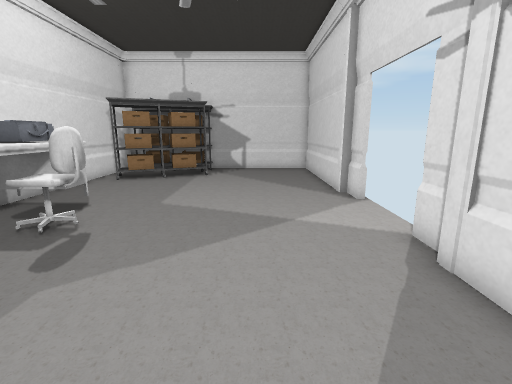
View 1 (above)

12 first-person views from a walk through a 3-D level made in the Unity game engine. The camera is 1.3 m above the floor, tilts 12° down and sees 85° across. The floor is counted in squares, 0.5 m on a side. Each view is taken from the middle of a square. On the plan, view 1 faces up. The plan holds only what a view shows up to about 19 squares ahead; the rest is blank. The place goes on beyond the plan. The player character is not drawn.

View 2
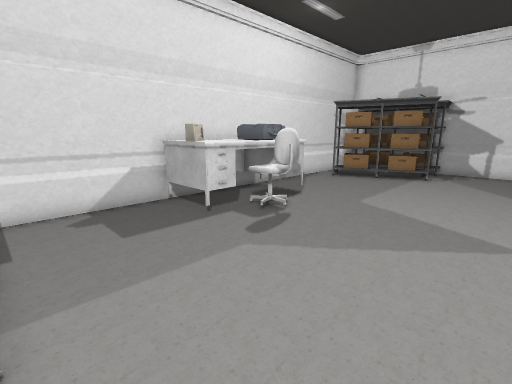

View 3
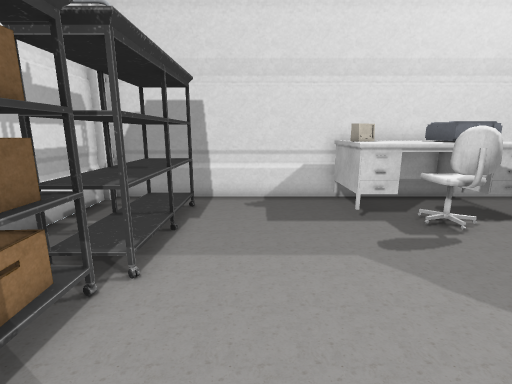

View 4
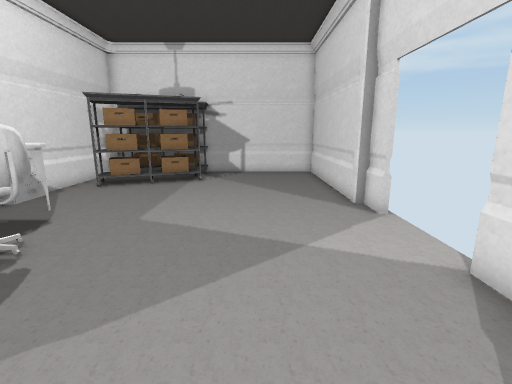

View 5
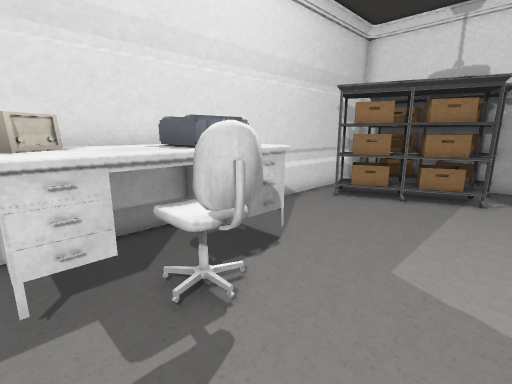

View 6
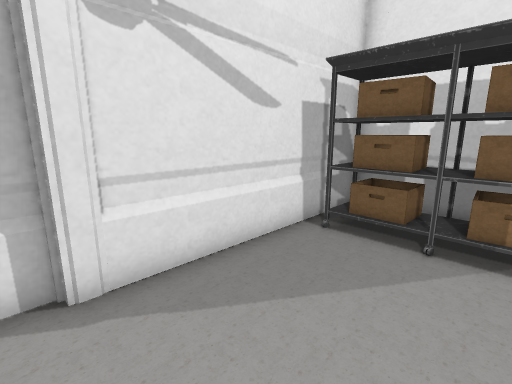

View 7
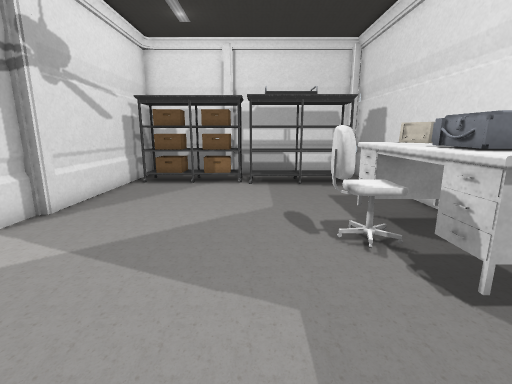

View 8
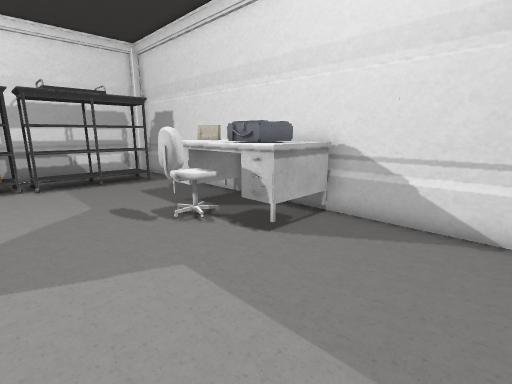

View 9
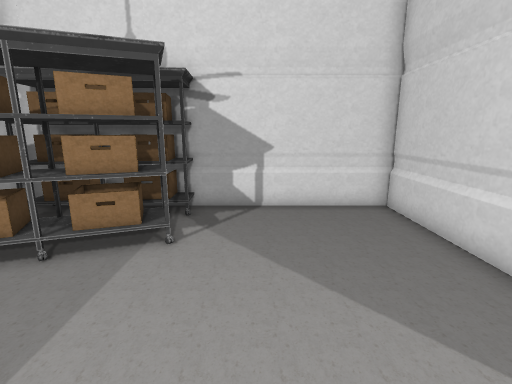

View 10
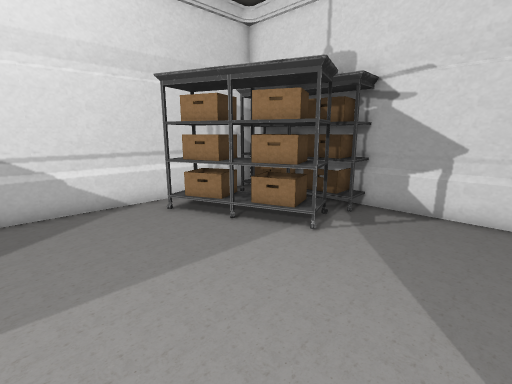

View 11
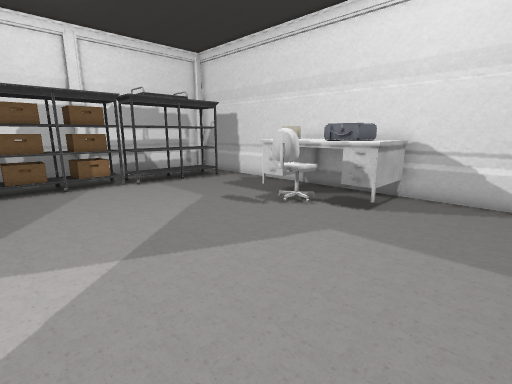

View 12
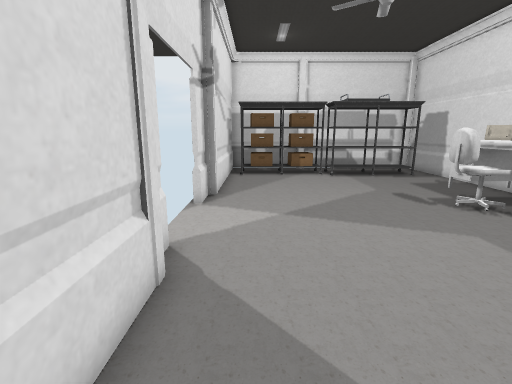

### Floor plan
Points are (right, up) in squares from view 1. A wall is a line through its corners. A room is listed if a view was taken in it or the views show most of it. See-through windows are left out.
Room 1 (views 1, 2, 3, 4, 5, 6, 7, 8, 9, 10, 11, 12)
walls: (4.1, 5.5) (4.1, 6.9); (4.1, 10.8) (4.1, 11.5); (3.8, 12.6) (3.8, 20.9) (-3.5, 20.9); (-9.3, 16.5) (-9.3, -3.5); (3.8, -3.4) (3.8, 4.6)
objects: other object (-8, -2) to (-3, 0); desk (-8, 5) to (-6, 10); other object (-8, 16) to (-3, 19); chair (-6, 7) to (-5, 8); other object (-2, -2) to (3, -1); pillar (4, 5); pillar (4, 12)

Where each view was taken, in squares from view 1:
view 1: 0 up, 0 right, facing up
view 2: 0 up, 1 right, facing up-left
view 3: 2 up, 2 right, facing left
view 4: 2 up, 0 right, facing up
view 5: 5 up, 2 left, facing up-left
view 6: 6 up, 1 left, facing down-right
view 7: 14 up, 3 left, facing down
view 8: 15 up, 1 left, facing down-left
view 9: 11 up, 1 left, facing up
view 10: 11 up, 1 right, facing up-left
view 11: 14 up, 3 right, facing down-left
view 12: 17 up, 2 right, facing down
